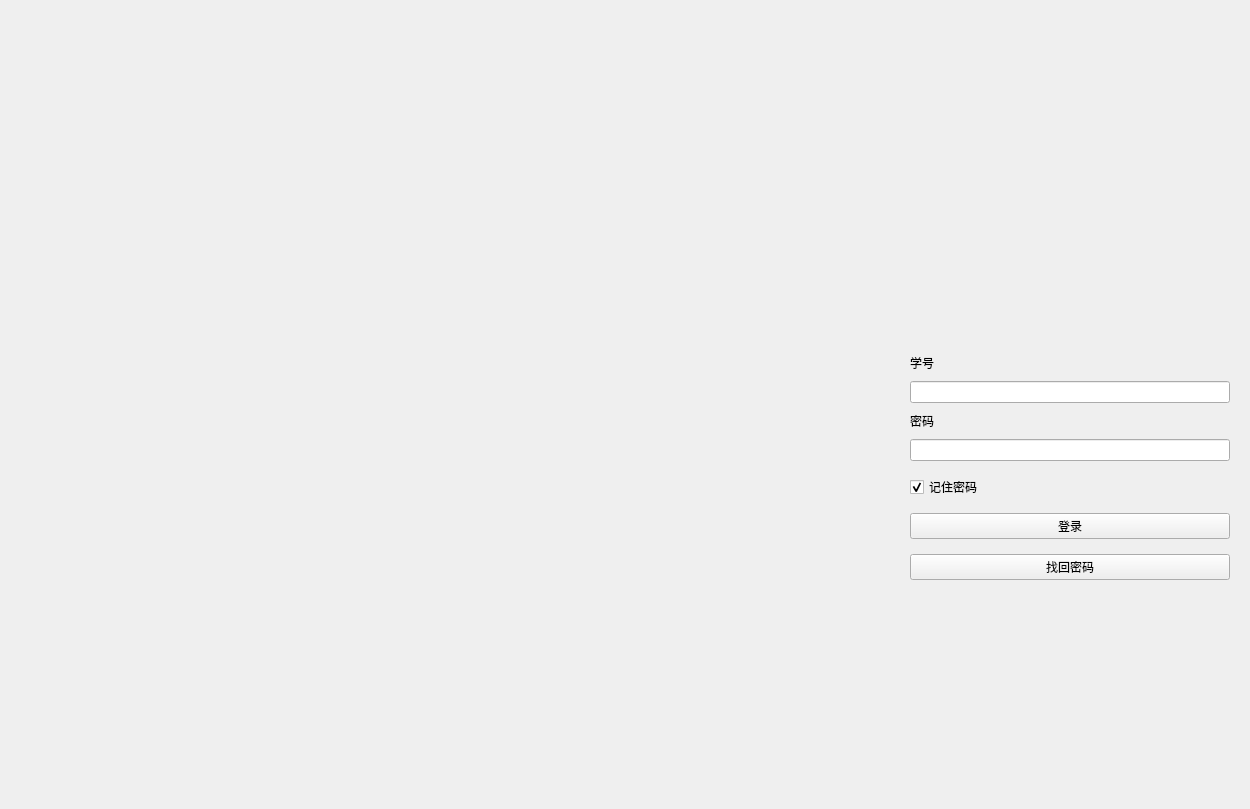
<?xml version="1.0" encoding="UTF-8"?>
<ui version="4.0">
 <class>LoginReader</class>
 <widget class="QWidget" name="LoginReader">
  <property name="geometry">
   <rect>
    <x>0</x>
    <y>0</y>
    <width>1250</width>
    <height>809</height>
   </rect>
  </property>
  <property name="minimumSize">
   <size>
    <width>700</width>
    <height>500</height>
   </size>
  </property>
  <property name="windowTitle">
   <string>Form</string>
  </property>
  <layout class="QHBoxLayout" name="horizontalLayout">
   <property name="spacing">
    <number>0</number>
   </property>
   <property name="leftMargin">
    <number>0</number>
   </property>
   <property name="topMargin">
    <number>0</number>
   </property>
   <property name="rightMargin">
    <number>0</number>
   </property>
   <property name="bottomMargin">
    <number>0</number>
   </property>
   <item>
    <widget class="QLabel" name="label">
     <property name="text">
      <string/>
     </property>
     <property name="pixmap">
      <pixmap resource="../resource.qrc">:/images/background.png</pixmap>
     </property>
     <property name="scaledContents">
      <bool>true</bool>
     </property>
    </widget>
   </item>
   <item>
    <widget class="QWidget" name="widget" native="true">
     <property name="sizePolicy">
      <sizepolicy hsizetype="Preferred" vsizetype="Preferred">
       <horstretch>0</horstretch>
       <verstretch>0</verstretch>
      </sizepolicy>
     </property>
     <property name="minimumSize">
      <size>
       <width>360</width>
       <height>0</height>
      </size>
     </property>
     <property name="maximumSize">
      <size>
       <width>360</width>
       <height>16777215</height>
      </size>
     </property>
     <property name="styleSheet">
      <string notr="true">QLabel{
	font: 13px 'Microsoft YaHei'
}</string>
     </property>
     <layout class="QVBoxLayout" name="verticalLayout_2">
      <property name="spacing">
       <number>9</number>
      </property>
      <property name="leftMargin">
       <number>20</number>
      </property>
      <property name="topMargin">
       <number>20</number>
      </property>
      <property name="rightMargin">
       <number>20</number>
      </property>
      <property name="bottomMargin">
       <number>20</number>
      </property>
      <item>
       <spacer name="verticalSpacer">
        <property name="orientation">
         <enum>Qt::Vertical</enum>
        </property>
        <property name="sizeHint" stdset="0">
         <size>
          <width>20</width>
          <height>40</height>
         </size>
        </property>
       </spacer>
      </item>
      <item alignment="Qt::AlignHCenter">
       <widget class="QLabel" name="label_2">
        <property name="enabled">
         <bool>true</bool>
        </property>
        <property name="sizePolicy">
         <sizepolicy hsizetype="Preferred" vsizetype="Expanding">
          <horstretch>0</horstretch>
          <verstretch>0</verstretch>
         </sizepolicy>
        </property>
        <property name="minimumSize">
         <size>
          <width>100</width>
          <height>100</height>
         </size>
        </property>
        <property name="maximumSize">
         <size>
          <width>100</width>
          <height>100</height>
         </size>
        </property>
        <property name="text">
         <string/>
        </property>
        <property name="pixmap">
         <pixmap resource="../resource.qrc">:/images/logo.png</pixmap>
        </property>
        <property name="scaledContents">
         <bool>true</bool>
        </property>
       </widget>
      </item>
      <item>
       <spacer name="verticalSpacer_3">
        <property name="orientation">
         <enum>Qt::Vertical</enum>
        </property>
        <property name="sizeType">
         <enum>QSizePolicy::Fixed</enum>
        </property>
        <property name="sizeHint" stdset="0">
         <size>
          <width>20</width>
          <height>15</height>
         </size>
        </property>
       </spacer>
      </item>
      <item>
       <widget class="BodyLabel" name="label_5">
        <property name="text">
         <string>学号</string>
        </property>
       </widget>
      </item>
      <item>
       <widget class="LineEdit" name="lineEdit">
        <property name="placeholderText">
         <string/>
        </property>
        <property name="clearButtonEnabled">
         <bool>true</bool>
        </property>
       </widget>
      </item>
      <item>
       <widget class="BodyLabel" name="label_6">
        <property name="text">
         <string>密码</string>
        </property>
       </widget>
      </item>
      <item>
       <widget class="LineEdit" name="lineEdit_4">
        <property name="echoMode">
         <enum>QLineEdit::Password</enum>
        </property>
        <property name="placeholderText">
         <string/>
        </property>
        <property name="clearButtonEnabled">
         <bool>true</bool>
        </property>
       </widget>
      </item>
      <item>
       <spacer name="verticalSpacer_5">
        <property name="orientation">
         <enum>Qt::Vertical</enum>
        </property>
        <property name="sizeType">
         <enum>QSizePolicy::Fixed</enum>
        </property>
        <property name="sizeHint" stdset="0">
         <size>
          <width>20</width>
          <height>5</height>
         </size>
        </property>
       </spacer>
      </item>
      <item>
       <widget class="CheckBox" name="checkBox">
        <property name="text">
         <string>记住密码</string>
        </property>
        <property name="checked">
         <bool>true</bool>
        </property>
       </widget>
      </item>
      <item>
       <spacer name="verticalSpacer_4">
        <property name="orientation">
         <enum>Qt::Vertical</enum>
        </property>
        <property name="sizeType">
         <enum>QSizePolicy::Fixed</enum>
        </property>
        <property name="sizeHint" stdset="0">
         <size>
          <width>20</width>
          <height>5</height>
         </size>
        </property>
       </spacer>
      </item>
      <item>
       <widget class="PrimaryPushButton" name="pushButton">
        <property name="text">
         <string>登录</string>
        </property>
       </widget>
      </item>
      <item>
       <spacer name="verticalSpacer_6">
        <property name="orientation">
         <enum>Qt::Vertical</enum>
        </property>
        <property name="sizeType">
         <enum>QSizePolicy::Fixed</enum>
        </property>
        <property name="sizeHint" stdset="0">
         <size>
          <width>20</width>
          <height>6</height>
         </size>
        </property>
       </spacer>
      </item>
      <item>
       <widget class="HyperlinkButton" name="pushButton_2">
        <property name="text">
         <string>找回密码</string>
        </property>
       </widget>
      </item>
      <item>
       <spacer name="verticalSpacer_2">
        <property name="orientation">
         <enum>Qt::Vertical</enum>
        </property>
        <property name="sizeHint" stdset="0">
         <size>
          <width>20</width>
          <height>40</height>
         </size>
        </property>
       </spacer>
      </item>
     </layout>
    </widget>
   </item>
  </layout>
 </widget>
 <customwidgets>
  <customwidget>
   <class>LineEdit</class>
   <extends>QLineEdit</extends>
   <header>qfluentwidgets</header>
  </customwidget>
  <customwidget>
   <class>PrimaryPushButton</class>
   <extends>QPushButton</extends>
   <header>qfluentwidgets</header>
  </customwidget>
  <customwidget>
   <class>CheckBox</class>
   <extends>QCheckBox</extends>
   <header>qfluentwidgets</header>
  </customwidget>
  <customwidget>
   <class>HyperlinkButton</class>
   <extends>QPushButton</extends>
   <header>qfluentwidgets</header>
  </customwidget>
  <customwidget>
   <class>BodyLabel</class>
   <extends>QLabel</extends>
   <header>qfluentwidgets</header>
  </customwidget>
 </customwidgets>
 <resources>
  <include location="../resource.qrc"/>
 </resources>
 <connections/>
</ui>
